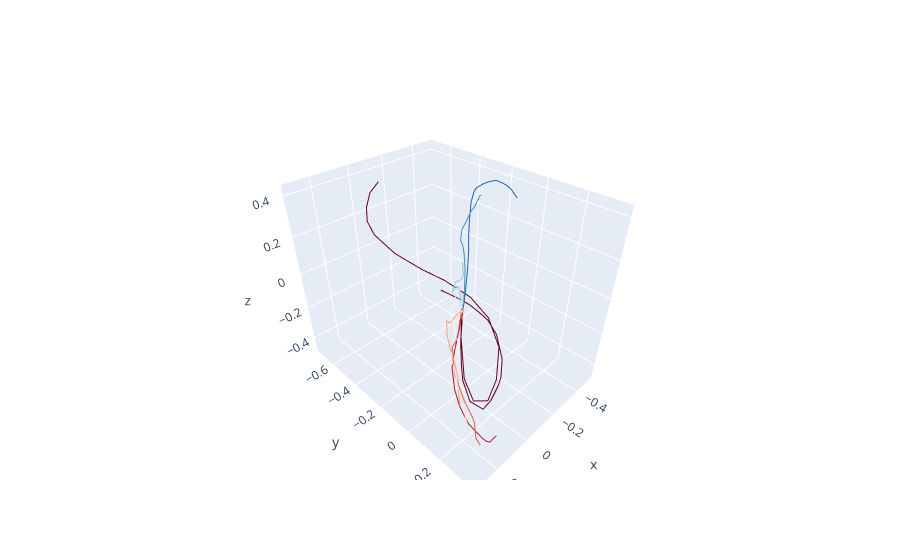

This figure's notebook cell:
### Code cell
fig = go.Figure()
num_time_points = Y.shape[-1]

color_scale = px.colors.diverging.RdBu 
for k in range(K):
    x = Y[k, 0, :]
    y = Y[k, 1, :]
    z = Y[k, 2, :]

    color_index = int(k / K * (len(color_scale) - 1))  # Scale the index to the length of the color scale

    fig.add_trace(go.Scatter3d(
        x=x,
        y=y,
        z=z,
        mode='lines',
        line=dict(color=color_scale[color_index]),
        showlegend=False
    ))

fig.show()
